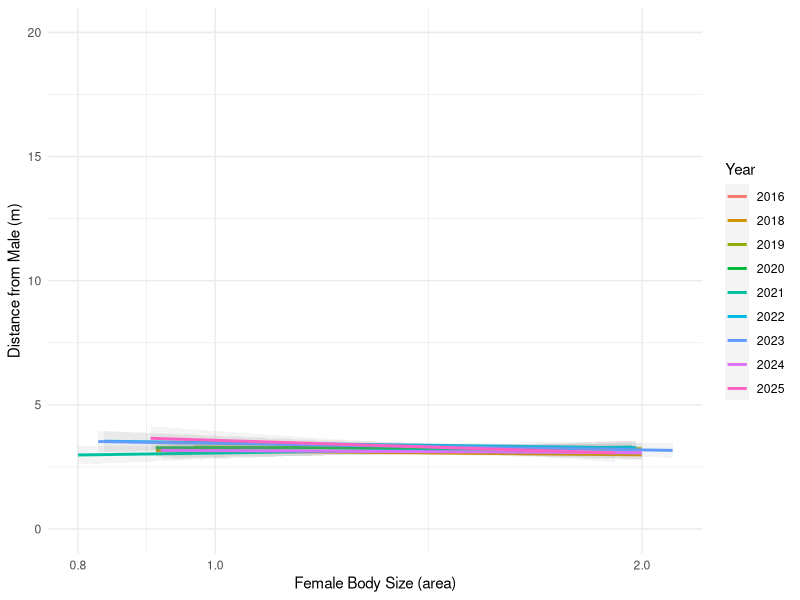
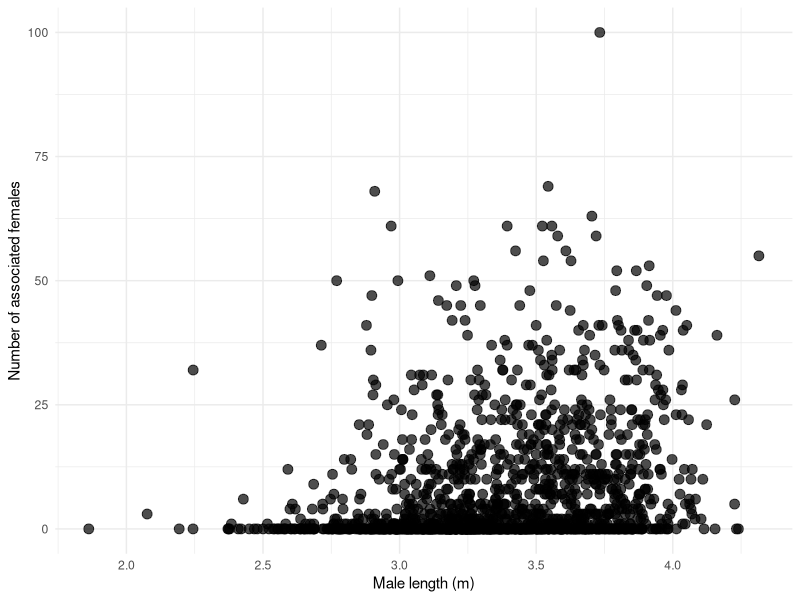
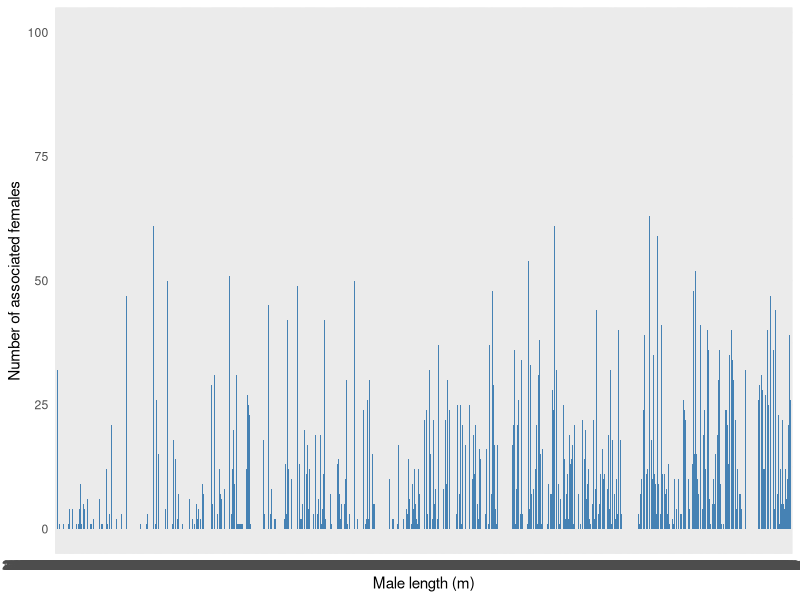
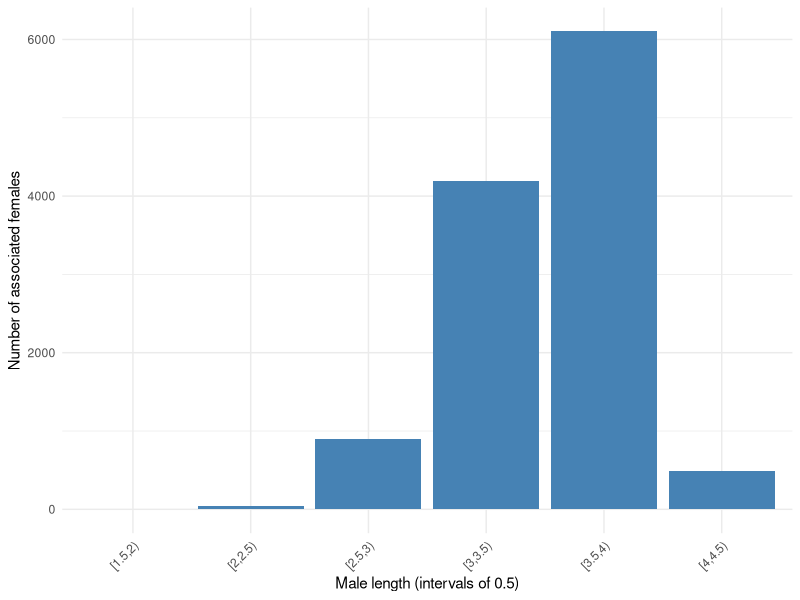
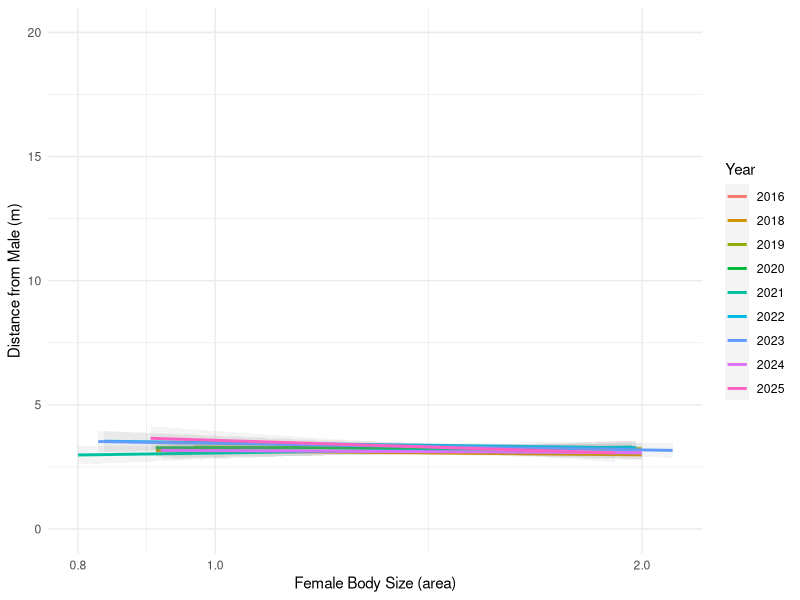
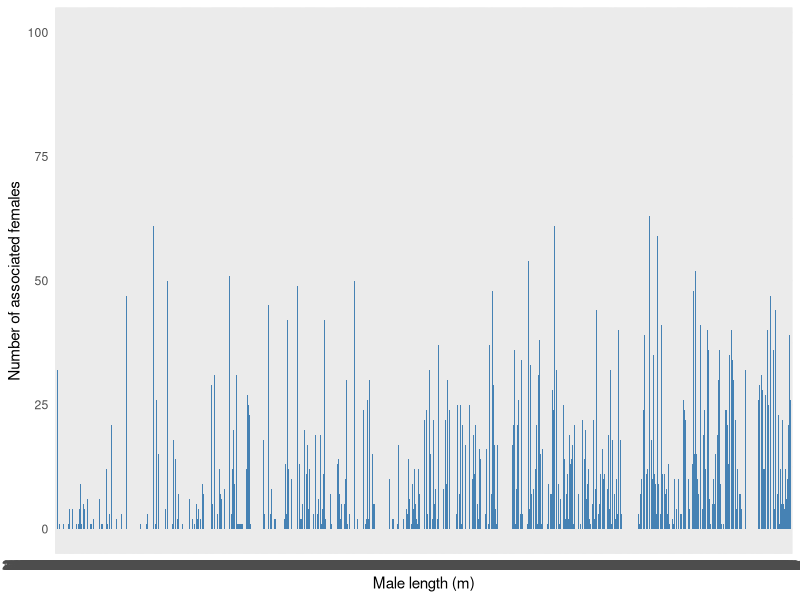
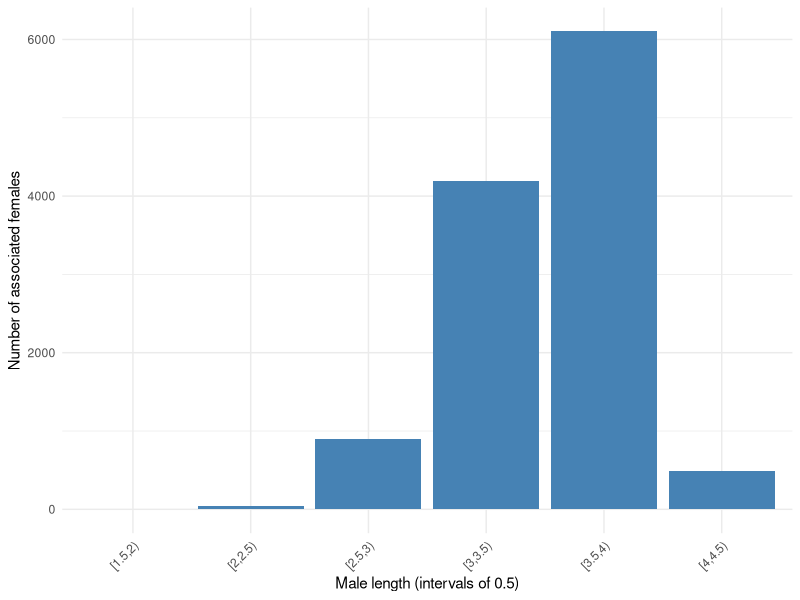

Here is the R script that generated these plots, in order:
install.packages("tidyverse")
library(tidyverse)
install.packages(readr)
library(readr)
library(dplyr)
library(geosphere)
library(ggplot2)
library(patchwork)

setwd("/Users/gabbycorneille/Desktop/Senior Thesis/Senior_Thesis")

data <- read_csv("IntermediateData/uasdata.csv")

data_clean <- data %>%
  mutate(age_sex = if_else(age_sex == "malfee", "male", age_sex))

uasdata <- data_clean %>%
  filter(
    is.na(p_complete) | !p_complete %in% c("N", "water"),
    age_sex !="pup") 

#split the data up by class into their own datasets
females <- uasdata %>%
  filter(age_sex == "female") 

males <- uasdata %>%
  filter(age_sex == "male")

#now make matrices of coordinates
females_coords <- females[, c("lon", "lat")]
males_coords <- males[, c("lon", "lat")]

# calculate pairwise distances (in meters by default)
dist_matrix <- distm(females_coords, males_coords, fun = distHaversine)

# get the min distance for each female from highlight_male
min_distances <- apply(dist_matrix, 1, min)

# get the index of the closest male as well
closest_indices <- apply(dist_matrix, 1, which.min)

# add results to the females data frame as new columns so we can graph them later
females$min_distance_to_male_m <- min_distances
females$closest_male_index <- closest_indices

#plot it up - this is the relationship between female body size and distance from male
ggplot(data = females, mapping = aes(x = area,
                                     y = min_distance_to_male_m,
                                     color = as.factor(year))) +
  geom_point(alpha = 0.0) +
  scale_x_log10() +
  geom_smooth(method = "lm", se = TRUE, alpha = 0.1) + 
  labs(color = "Year",
       x = "Female Body Size (area)",
       y = "Distance from Male (m)") +
  theme_minimal() +
  coord_cartesian(ylim = c(0, 20))

ggsave(
  "linearplot_all_males.png",
  width = 8,
  height = 6,
  units = "in",
  dpi = 600
)
#-------------------------------------------------------------------------------
#I am now trying something new to make the male szie vs number of females graph

#create a male index
uasdata1 <- uasdata %>%
  mutate(male_index = if_else(age_sex == "male",
                              row_number(),
                              NA_integer_))

#now split the sexes for ease 
females <- uasdata1 %>%
  filter(age_sex == "female") 

males <- uasdata1 %>%
  filter(age_sex == "male")

# matrix of male coordinates
male_coords <- as.matrix(males[, c("lat", "lon")])

# function to find closest male index
find_closest_male <- function(lat, lon, male_coords, male_index) {
  dists <- sqrt((male_coords[,1] - lat)^2 +
                  (male_coords[,2] - lon)^2)
  male_index[which.min(dists)]
}

#now apply this to every female
females$closest_male_index <- mapply(
  find_closest_male,
  females$lat,
  females$lon,
  MoreArgs = list(
    male_coords = male_coords,
    male_index  = males$male_index
  )
)

#now bring the females and males files back together
uasdata_full <- bind_rows(
  males %>% mutate(closest_male_index = NA_integer_),
  females
)

#now calculate the number of females each male is associated with (based on his index)
female_counts <- uasdata_full %>%
  filter(age_sex == "female") %>%
  count(closest_male_index, name = "n_females")

uasdata_with_counts <- uasdata_full %>%
  left_join(
    female_counts,
    by = c("male_index" = "closest_male_index")
  ) %>%
  mutate(
    # Fill NA with 0 for males, keep NA for females
    n_females = if_else(age_sex == "male", n_females, NA_integer_),
    n_females = replace_na(n_females, 0L)
  )


#now try to plot male body size vs. number of females associated
#this gives us a scatterplot (meh)
ggplot(uasdata_with_counts %>% filter(age_sex == "male"),
       aes(x = length, y = n_females)) +
  geom_point(size = 3, alpha = 0.7) +
  labs(
    x = "Male length (m)",
    y = "Number of associated females") +
  theme_minimal()

male_data <- uasdata_with_counts %>% filter(age_sex == "male")

#this gives us a crazy bar graph (i think we can make it better)
ggplot(male_data,
       aes(x = factor(length), y = n_females)) +
  geom_bar(stat = "identity", fill = "steelblue") +
  labs(
    x = "Male length (m)",
    y = "Number of associated females") +
  theme_minimal()

ggsave(
  "bar graph (all males).png",
  width = 8,
  height = 6,
  units = "in",
  dpi = 600
)
#here we go trying to make it better
#make bins for the male lengths (0.5 intervals)
male_data <- male_data %>%
  mutate(length_bin = cut(length,
                          breaks = seq(floor(min(length)), ceiling(max(length)), by = 0.5),
                          include.lowest = TRUE,
                          right = FALSE))
#summarize the total number of females for each bin
bin_summary <- male_data %>%
  group_by(length_bin) %>%
  summarize(total_females = sum(n_females), .groups = "drop")

#now graph
ggplot(bin_summary, aes(x = length_bin, y = total_females)) +
  geom_col(fill = "steelblue") +
  labs(
    x = "Male length (intervals of 0.5)",
    y = "Number of associated females") +
  theme_minimal() +
  theme(axis.text.x = element_text(angle = 45, hjust = 1))
#this is kinda crazy i'm not even gonna lie...... 

ggsave(
  "bar graph (binned).png",
  width = 8,
  height = 6,
  units = "in",
  dpi = 600
)
